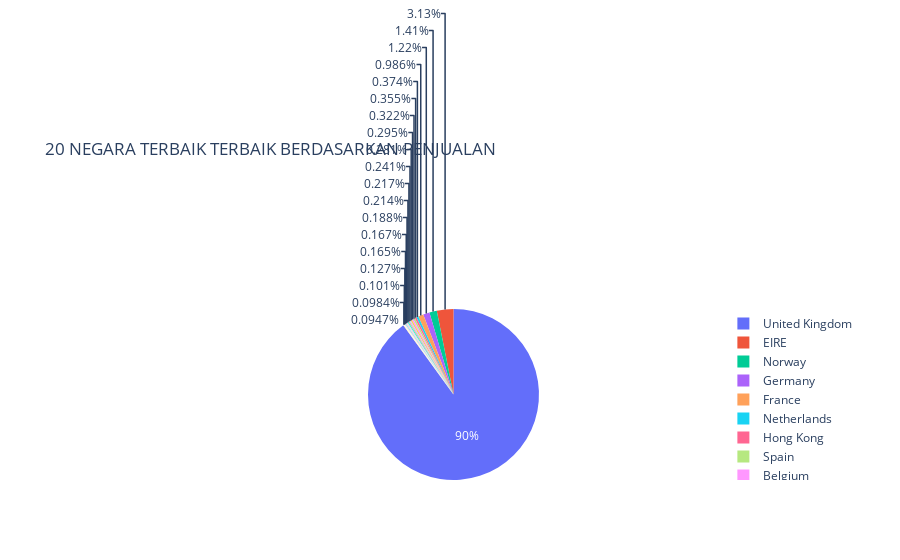

The notebook cell this image was saved under:
### Code cell
grouped_data = data.groupby('Country')['Price'].sum().reset_index()

top_countries = grouped_data.nlargest(20, 'Price')

fig = px.pie(top_countries, values='Price', names='Country', title='20 NEGARA TERBAIK TERBAIK BERDASARKAN PENJUALAN')
fig.show()

### Figure 1 — Plotly figure (JSON) as saved in the notebook; plotly's stock layout.template omitted (floating-point values rounded to 4 significant figures)
{"data": [{"domain": {"x": [0, 1], "y": [0, 1]}, "hovertemplate": "Country=%{label}<br>Price=%{value}<extra></extra>", "labels": ["United Kingdom", "EIRE", "Norway", "Germany", "France", "Netherlands", "Hong Kong", "Spain", "Belgium", "Sweden", "Malta", "Channel Islands", "Switzerland", "Italy", "Portugal", "Australia", "RSA", "Austria", "Cyprus", "United Arab Emirates"], "legendgroup": "", "name": "", "showlegend": true, "type": "pie", "values": [2207000.0, 76860.0, 34600.0, 29900.0, 24180.0, 9171.0, 8715.0, 7906.0, 7227.0, 6903.0, 5910.0, 5318.0, 5236.0, 4600.0, 4088.0, 4056.0, 3106.0, 2483.0, 2414.0, 2323.0]}], "layout": {"legend": {"tracegroupgap": 0}, "title": {"text": "20 NEGARA TERBAIK TERBAIK BERDASARKAN PENJUALAN"}}}
